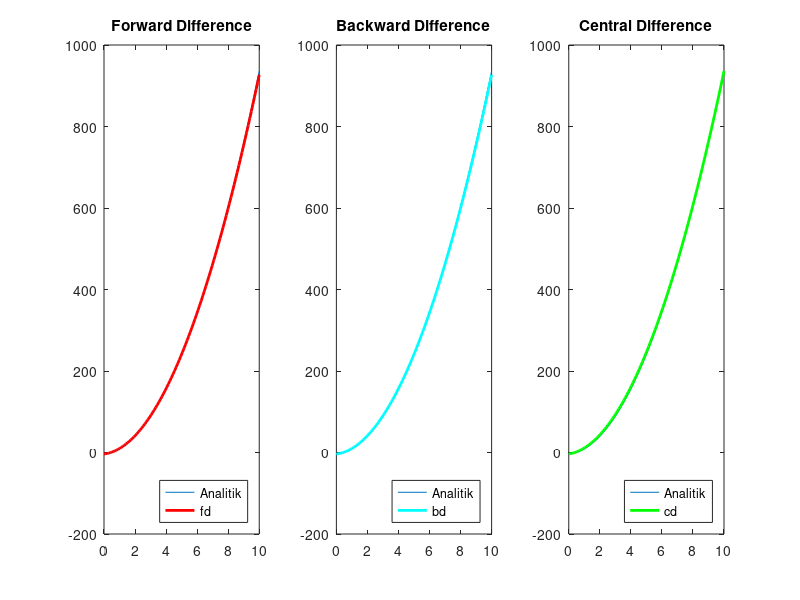

The MATLAB source for this figure:
%FINITE DIFFERENCE
clear;clc
f = @(x) 3*x.^3 + 2*x.^2 - 4*x + 2; %fungsi
f1 = @(x) 9*x.^2 + 4*x - 4; %turunan fungsi secara analitik

dx = 0.1;
xmax = 10;
n = round(xmax/dx); %banyak cacahan
x = linspace(0,xmax,n); %nilai x

%SET KONDISI AWAL
%Forward Difference(fd)
fd = zeros(1,n);
xf = 0; %kondisi awal untuk fd

%Backward Difference(bd)
bd = zeros(1,n);
xb = dx; %kondisi awal untuk bd

%Central Difference(cd)
cd = zeros(1,n); 
xc = dx; %kondisi awal untuk cd

for i = 1:n
    %Forward Difference
    fd(i) = (f(xf+dx)-f(xf))/dx;
    xf = xf+dx;
    
    %Backward Difference
    bd(i) = (f(xb)-f(xb-dx))/dx;
    xb = xb+dx;
    
    %Central Difference
    cd(i) = (f(xc+dx)-f(xc-dx))/(2*dx);
    xc = xc+dx;
end

%Menampilkan grafik
subplot(1,3,1)
plot(x, f1(x), x, fd, 'r-', 'lineWidth',2);
title('Forward Difference');
legend('Analitik', 'fd', 'location', 'southeast');

subplot(1,3,2)
plot(x, f1(x), x, bd, 'c-', 'lineWidth',2);
title('Backward Difference');
legend('Analitik', 'bd', 'location', 'southeast');

subplot(1,3,3)
plot(x, f1(x), x, cd, 'g-', 'lineWidth',2);
title('Central Difference');
legend('Analitik', 'cd', 'location', 'southeast');